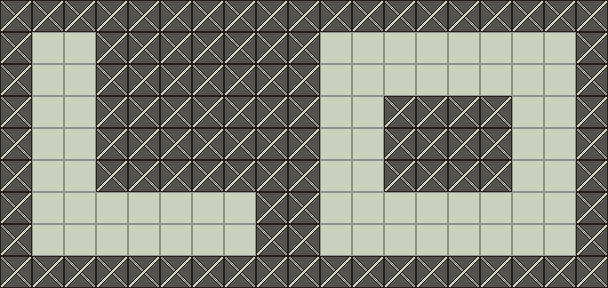

The image is a tile-based game level rendered from a .tmx file. Its description and complete source (layers, tilesets, objects, tile grids) follow:
An orthogonal 19x9 tile map with 32x32 px tiles, 1 tile layer (Tile Layer).

<map version="1.0" orientation="orthogonal" renderorder="right-down" width="19" height="9" tilewidth="32" tileheight="32" infinite="0" backgroundcolor="#8f9389" nextlayerid="3" nextobjectid="512">
<tileset firstgid="1" name="tileset" tilewidth="32" tileheight="32" tilecount="1024" columns="5">
<image source="../tileset.png" width="160" height="160" />
</tileset>
<layer id="1" name="Tile Layer" width="19" height="9">
<data encoding="csv">
2,2,2,2,2,2,2,2,2,2,2,2,2,2,2,2,2,2,2,
2,1,1,2,2,2,2,2,2,2,1,1,1,1,1,1,1,1,2,
2,1,1,2,2,2,2,2,2,2,1,1,1,1,1,1,1,1,2,
2,1,1,2,2,2,2,2,2,2,1,1,2,2,2,2,1,1,2,
2,1,1,2,2,2,2,2,2,2,1,1,2,2,2,2,1,1,2,
2,1,1,2,2,2,2,2,2,2,1,1,2,2,2,2,1,1,2,
2,1,1,1,1,1,1,1,2,2,1,1,1,1,1,1,1,1,2,
2,1,1,1,1,1,1,1,2,2,1,1,1,1,1,1,1,1,2,
2,2,2,2,2,2,2,2,2,2,2,2,2,2,2,2,2,2,2
</data>
</layer>
<objectgroup id="2" name="Object Layer">
</objectgroup>
</map>
